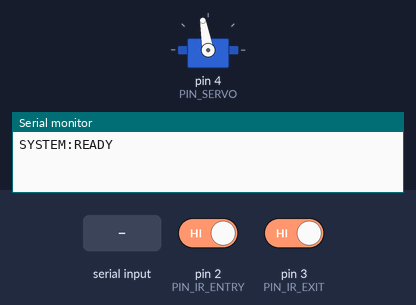
Simulated run of this sketch. Board: Arduino Uno, built with avr-gcc and run on an emulated ATmega328P. Parts: servo, the last lines printed to the serial monitor. The inputs (shaded band) are chosen by the test bench; at power-on: pin 2 (PIN_IR_ENTRY) HIGH, pin 3 (PIN_IR_EXIT) HIGH.

Above: at 1.2 s.
1.3 s: "CMD:OPEN\n" received over Serial
At 1.77 s:
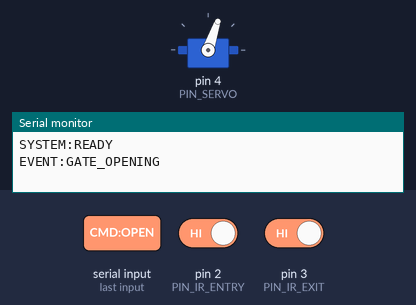
At 3.1 s:
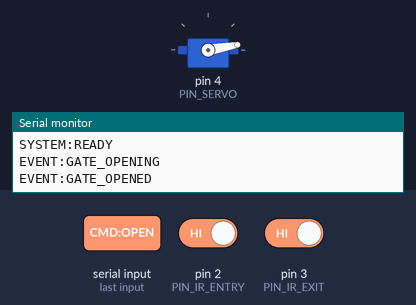
7.3 s: "CMD:CLOSE\n" received over Serial
At 7.77 s:
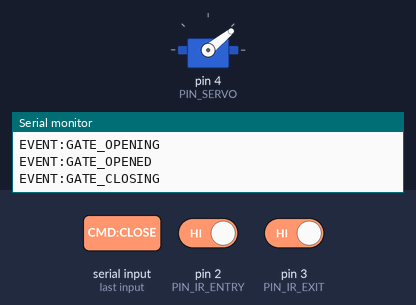
Timing chart, 0 to 10.3 s (numbered marks = the images above; inputs shaded):
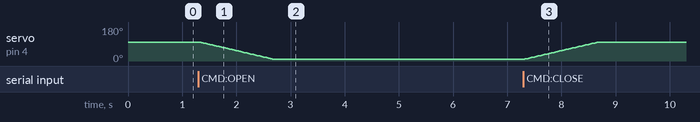

The sketch:

arduino_parking.ino
```cpp
/*
 * Smart Parking Gate Controller - Bidirectional State Machine
 *
 * Hardware Wiring:
 * - IR Entry Sensor: Pin 2 (Input Pullup, Active LOW)
 * - IR Exit Sensor:  Pin 3 (Input Pullup, Active LOW)
 * - Servo Motor:     Pin 4
 */

#include <Servo.h>

// --- CONFIGURATION ---
const uint8_t PIN_IR_ENTRY = 2;
const uint8_t PIN_IR_EXIT  = 3;
const uint8_t PIN_SERVO    = 4;

const int ANGLE_OPEN   = 10;
const int ANGLE_CLOSED = 100;

const unsigned long DEBOUNCE_MS = 50;
const unsigned long FAILSAFE_TIMEOUT_MS = 30000; // 30s timeout if car doesn't pass

// --- STATES ---
enum State {
  IDLE,
  GATE_OPEN_ENTRY,      // Gate Open, waiting for car to reach Exit Sensor
  GATE_PASSING_ENTRY,   // Gate Open, car is blocking Exit Sensor
  GATE_OPEN_EXIT,       // Gate Open, waiting for car to reach Entry Sensor
  GATE_PASSING_EXIT     // Gate Open, car is blocking Entry Sensor
};

State currentState = IDLE;

// --- GLOBALS ---
Servo gateServo;
bool isGateOpen = false;
unsigned long stateStartTime = 0;

// Debounce State
int lastEntryState = HIGH;
int lastExitState = HIGH;
unsigned long lastEntryDebounce = 0;
unsigned long lastExitDebounce = 0;
int stableEntryState = HIGH;
int stableExitState = HIGH;

void setup() {
  Serial.begin(9600);

  pinMode(PIN_IR_ENTRY, INPUT_PULLUP);
  pinMode(PIN_IR_EXIT, INPUT_PULLUP);

  gateServo.attach(PIN_SERVO);
  closeGate(); // Start closed

  Serial.println("SYSTEM:READY");
}

void openGate() {
  if (!isGateOpen) {
    Serial.println("EVENT:GATE_OPENING");
    // Slow open (Soft Start)
    for (int pos = ANGLE_CLOSED; pos >= ANGLE_OPEN; pos--) {
      gateServo.write(pos);
      delay(15);
    }
    isGateOpen = true;
    Serial.println("EVENT:GATE_OPENED");
  }
}

void closeGate() {
  if (isGateOpen) {
    Serial.println("EVENT:GATE_CLOSING");
    // Slow close
    for (int pos = ANGLE_OPEN; pos <= ANGLE_CLOSED; pos++) {
      gateServo.write(pos);
      delay(15);
    }
    isGateOpen = false;
    Serial.println("EVENT:GATE_CLOSED");
  } else {
    gateServo.write(ANGLE_CLOSED);
  }
}

// Helper: Detect change with debounce
void checkSensor(int pin, int &lastState, unsigned long &lastDbTime, int &stableState, const char* name) {
  int reading = digitalRead(pin);

  if (reading != lastState) {
    lastDbTime = millis();
  }

  if ((millis() - lastDbTime) > DEBOUNCE_MS) {
    if (reading != stableState) {
      stableState = reading;
      // State changed
      Serial.print("EVENT:BEAM:");
      Serial.print(name);
      Serial.print(":");
      Serial.println(stableState == LOW ? "LOW" : "HIGH");
    }
  }

  lastState = reading;
}

void loop() {
  unsigned long now = millis();

  // 1. Read Sensors
  checkSensor(PIN_IR_ENTRY, lastEntryState, lastEntryDebounce, stableEntryState, "ENTRY");
  checkSensor(PIN_IR_EXIT, lastExitState, lastExitDebounce, stableExitState, "EXIT");

  // 2. Handle Serial Commands (Only in IDLE or to force reset)
  if (Serial.available() > 0) {
    String cmd = Serial.readStringUntil('\n');
    cmd.trim();

    if (cmd == "CMD:OPEN") {
      // Decide direction based on which sensor is blocked
      if (stableEntryState == LOW) {
        currentState = GATE_OPEN_ENTRY;
        stateStartTime = now;
        openGate();
      } else if (stableExitState == LOW) {
        currentState = GATE_OPEN_EXIT;
        stateStartTime = now;
        openGate();
      } else {
        // Fallback: If neither blocked, maybe default to Entry or just Open
        // For safety, let's default to Entry flow as it's most common
        currentState = GATE_OPEN_ENTRY;
        stateStartTime = now;
        openGate();
      }
    } else if (cmd == "CMD:CLOSE") {
      currentState = IDLE;
      closeGate();
    } else if (cmd == "CMD:STATUS") {
      Serial.print("INFO:GATE:");
      Serial.println(isGateOpen ? "OPEN" : "CLOSED");
    } else if (cmd == "CMD:SENSORS") {
      Serial.print("INFO:SENSORS:ENTRY:");
      Serial.print(stableEntryState == LOW ? "LOW" : "HIGH");
      Serial.print(":EXIT:");
      Serial.println(stableExitState == LOW ? "LOW" : "HIGH");
    }
  }

  // 3. State Machine Logic
  switch (currentState) {
    case IDLE:
      // Do nothing, wait for CMD:OPEN
      break;

    // --- ENTRY FLOW ---
    case GATE_OPEN_ENTRY:
      // Waiting for car to reach Exit Sensor
      if (stableExitState == LOW) {
        currentState = GATE_PASSING_ENTRY;
        stateStartTime = now; // Reset timeout
      }
      // Failsafe Timeout
      if (now - stateStartTime > FAILSAFE_TIMEOUT_MS) {
        currentState = IDLE;
        closeGate();
      }
      break;

    case GATE_PASSING_ENTRY:
      // Car is blocking Exit Sensor. Wait for it to clear.
      if (stableExitState == HIGH) {
        // Car has cleared!
        delay(500); // Small buffer
        currentState = IDLE;
        closeGate();
      }
      // Note: No timeout here. If car is stuck on sensor, gate stays open.
      break;

    // --- EXIT FLOW ---
    case GATE_OPEN_EXIT:
      // Waiting for car to reach Entry Sensor
      if (stableEntryState == LOW) {
        currentState = GATE_PASSING_EXIT;
        stateStartTime = now; // Reset timeout
      }
      // Failsafe Timeout
      if (now - stateStartTime > FAILSAFE_TIMEOUT_MS) {
        currentState = IDLE;
        closeGate();
      }
      break;

    case GATE_PASSING_EXIT:
      // Car is blocking Entry Sensor. Wait for it to clear.
      if (stableEntryState == HIGH) {
        // Car has cleared!
        delay(500); // Small buffer
        currentState = IDLE;
        closeGate();
      }
      break;
  }
}
```

Measured:
- after the input at 1.3 s, servo on pin 4 (PIN_SERVO): moves from 100° to 10° over 1.3 s, starting at once
- after the input at 7.3 s, servo on pin 4 (PIN_SERVO): moves from 10° to 100° over 1.3 s, starting at once
